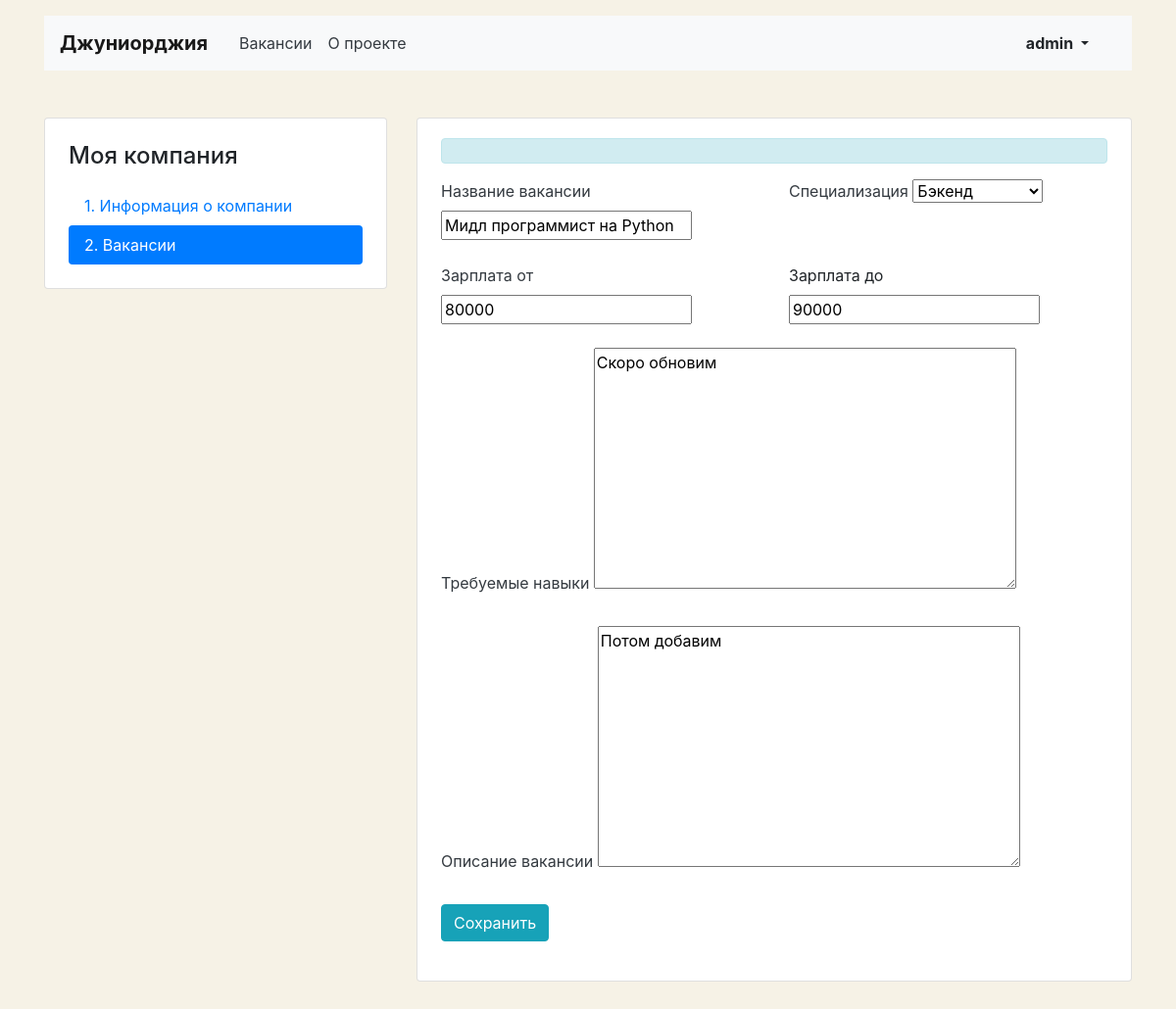
The page /account/mycompany/vacancies/9 (signed in) on the database its author committed.
### vacancies/models.py (models this page shows, shortened)
class Vacancy(models.Model):
    title = models.CharField(max_length=64)
    specialty = models.ForeignKey(Specialty, on_delete=models.CASCADE, related_name='vacancy_specialty')
    company = models.ForeignKey(Company, on_delete=models.CASCADE, related_name='vacancy_company')
    skills = models.TextField(max_length=256, default='Скоро обновим')
    description = models.TextField(max_length=1024, default='Добавим позже')
    salary_min = models.IntegerField()
    salary_max = models.IntegerField()
    published_at = models.DateField()

### account/views.py (the view, shortened to what this page needs)
# urls.py: path('mycompany/vacancies/<int:id>', MyVacancyView.as_view(), name='my_vacancy'),
class MyVacancyView(View):
    form_class = VacancyForm
    template_name = 'account/vacancy-edit.html'
    def get(self, request, id):
        vacancy = get_object_or_404(Vacancy, company__owner=request.user, id=id)
        form = self.form_class(instance=vacancy)
        applications = Application.objects.filter(vacancy__id=id)
        return render(request, self.template_name, {'form': form, 'applications': applications})

### vacancies/forms.py
class VacancyForm(ModelForm):
    class Meta:
        model = Vacancy
        fields = '__all__'

### vacancies/models.py (called while the page is built)
    def __str__(self):
        return self.title

### account/templates/account/vacancy-edit.html (shortened to what this page needs)
{% extends 'vacancies/base.html' %}
{% block content %}
  <main class="container mt-3 pb-5">
    <div class="row mt-5">
      <div class="col-12 col-lg-4">
        <aside class="pt-3 pb-4 px-4 mb-5 card">
          <h1 class="h4 pt-2 pb-2">Моя компания</h1>
          <div class="nav flex-column nav-pills">
            <a class="nav-link" href="/account/mycompany">1. Информация о&nbsp;компании</a>
            <a class="nav-link active" href="/account/mycompany/vacancies">2. Вакансии</a>
          </div>
        </aside>
      </div>
      <div class="col-12 col-lg-8">
        <div class="card">
          <div class="card-body px-4 pb-4 tab-content">
            <section>
              <p class="alert alert-info" role="alert">{{ message }}</p>
              <form action="" method="POST">
                <div class="row">
                  <div class="col-12 col-md-6">
                    <div class="form-group pb-2">
                      <label class="mb-2 text-dark" for="vacancyTitle">Название вакансии</label>
                      {{ form.title }}
                    </div>
                  </div>
                  <div class="col-12 col-md-6">
                    <div class="form-group pb-2">
                      <label class="mb-2 text-dark" for="userSpecialization">Специализация</label>
                      {{ form.specialty }}
                    </div>
                  </div>
                </div>
                <div class="row">
                  <div class="col-12 col-md-6">
                    <div class="form-group pb-2">
                      <label class="mb-2 text-dark" for="vacancySalaryMin">Зарплата от</label>
                      {{ form.salary_min }}
                    </div>
                  </div>
                  <div class="col-12 col-md-6">
                    <div class="form-group pb-2">
                      <label class="mb-2" for="vacancySalaryMax">Зарплата до</label>
                      {{ form.salary_max }}
                    </div>
                  </div>
                </div>
                <div class="form-group pb-2">
                  <label class="mb-2 text-dark" for="vacancySkills">Требуемые навыки</label>
                  {{ form.skills }}
                </div>
                <div class="form-group pb-2">
                  <label class="mb-2 text-dark" for="vacancyDescription">Описание вакансии</label>
                  {{ form.description }}
                </div>
                <div class="form-group">
                  <input type="submit" class="btn btn-info" value="Сохранить">
                </div>
              </form>
            </section>
          </div>
        </div>
      </div>
    </div>
  </main>
{% endblock %}

### vacancies/templates/vacancies/base.html (shortened to what this page needs)
<!DOCTYPE html>
<html lang="ru">
<head>
    <link rel="stylesheet" href="https://stackpath.bootstrapcdn.com/bootstrap/4.3.1/css/bootstrap.min.css"
>
</head>
<body>
<header class="container mt-3">
    <nav class="navbar navbar-expand-lg navbar-light bg-light">
        <a class="navbar-brand mr-4 font-weight-bold" href="/">Джуниорджия</a>
        <div class="collapse navbar-collapse justify-content-between" id="navbarNav">
            <ul class="navbar-nav col-10">
                <li class="nav-item">
                    <a class="nav-link text-dark" href="/vacancies">Вакансии</a>
                </li>
                <li class="nav-item">
                    <a class="nav-link text-dark" href="/about/">О проекте</a>
                </li>
            </ul>
            <ul class="navbar-nav col-2 justify-content-end">
                <li class="nav-item active">
                    {% if user.is_authenticated %}
                    <div class="btn-group">
                        <button type="button" class="btn dropdown-toggle font-weight-bold" data-toggle="dropdown"
                                aria-haspopup="true" aria-expanded="false">
                            {{ user.username }}
                        </button>
                    </div>
                    {% else %}
                    <a href="/login" class="nav-link font-weight-bold">Вход</a>
                    {% endif %}
                </li>
            </ul>
        </div>
    </nav>
</header>
{% block content %}
{% endblock %}
</body>
</html>

### account/templates/account/vacancy-edit.html (style rules this page uses)
body { background-color: #F6F2E6; }

### rows shown on the page
Vacancy: title "Мидл программист на Python", specialty "Бэкенд", salary_min "80000", salary_max "90000", skills "Скоро обновим", description "Потом добавим"

### other values the page prints
{{ user.username }} "admin"
